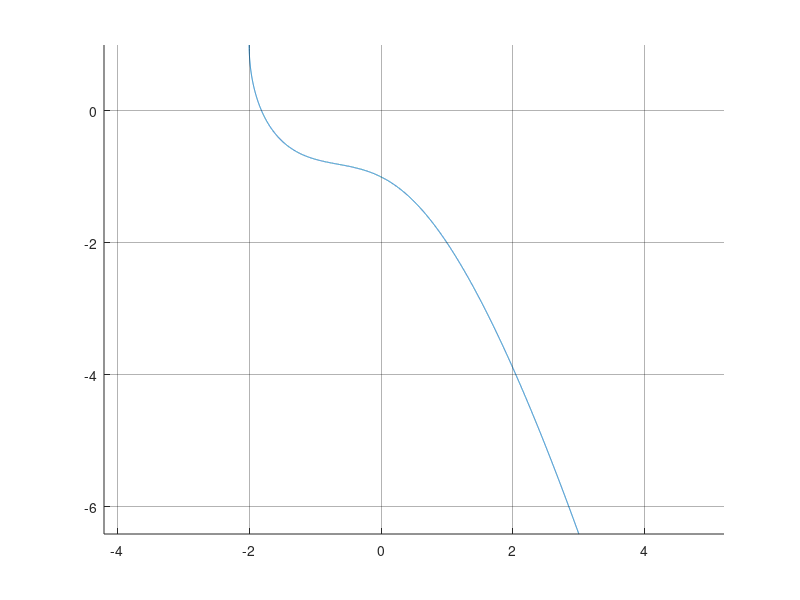

Here is the MATLAB script that generated this plot:
clearvars, close all

%Template for dy/dx = b - ay
% diff equations




x = linspace(-2,3,10000);


r = 0.08;  %Default values

y0 = 50; %My constants
b = r/4;
a = r/100;



k = 2000
%f = @(t) (k/r)*(exp(t.*r) - 1)

y = 1 - sqrt((x.^2 + 2).*(x+2));


figure(1);
hold on
%for y0 = 0:10:50
  %y = (y0 -(b/a))*exp(x.*(-a))  + (b/a);
  plot(x,y)

  %ezplot(@(x,y) y.^4 + y.*16 + x.^4 -(x.^2).*8 -17)
  %ezplot(@(x,y) y - 1 + sqrt((x.^2 + 2).*(x+2)) )
%endfor
%ezplot(@(x,y) y+1, [-2 2 -2 2])
axis equal
grid on
set(gca, 'GridColor', [0,0,0])
set(gca, 'GridAlpha', 0.3)
set(gca, 'Layer', 'top')
hold off





